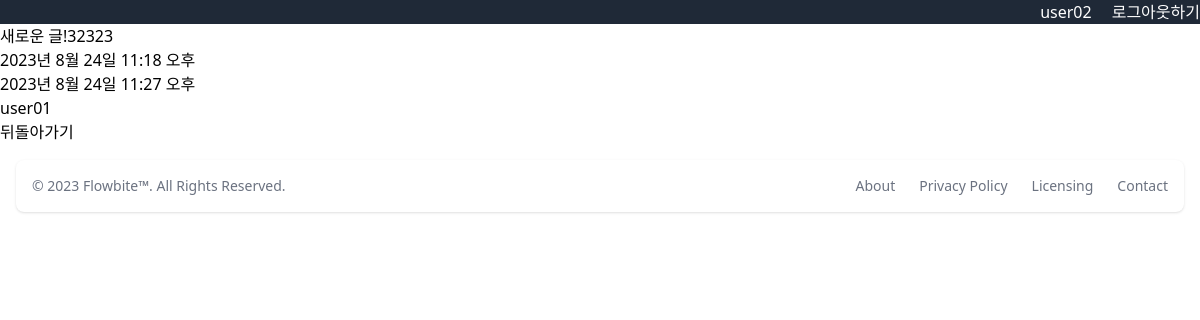
The page /todo/1/ (signed in) on the database its author committed.
### user/models.py (models this page shows)
class User(AbstractUser):
    profile = models.TextField(null=True, blank=True)
    like_todos = models.ManyToManyField("todo.Todo", related_name="like_users")
    follow = models.ManyToManyField("self", symmetrical=False, related_name="followers")

### todo/models.py (models this page shows, shortened)
class Todo(models.Model):
    user = models.ForeignKey("user.User", on_delete=models.CASCADE)
    content = models.TextField()
    created_at = models.DateTimeField(auto_now_add=True)
    updated_at = models.DateTimeField(auto_now=True)
    is_done = models.BooleanField(default=False)
    image = models.ImageField(blank=True, null=True)

### todo/views.py (the view)
# urls.py: path("<int:todo_id>/", views.read),
def read(request, todo_id):
    todo = Todo.objects.get(id=todo_id)
    context = {
        "todo": todo,
    }
    return render(request, "todo/detail.html", context)

### todo/templates/todo/detail.html (shortened to what this page needs)
{% extends 'base.html' %} {% block content %}
<div>
  <h1>{{ todo.content }}</h1>
  <p>{{ todo.created_at }}</p>
  <p>{{ todo.updated_at }}</p>
  <p>{{ todo.user.username }}</p>
  <a href="/todo/">
    <button>뒤돌아가기</button>
  </a>
</div>
{% endblock %}

### firstproject/templates/base.html (shortened to what this page needs)
<!DOCTYPE html>
<html lang="en">
  <head>
    <script src="https://cdn.tailwindcss.com"></script>
  </head>
  <body>
    <nav class="bg-gray-800 text-white flex justify-end space-x-5">
      {% if request.user.is_authenticated %}
      <div>{{ request.user.username }}</div>
      <form action="/user/logout/" method="post">
        <button>로그아웃하기</button>
      </form>
      {% else %}
      <div>
        <a href="/user/login/">로그인</a>
        <a href="/user/signup/">회원가입</a>
      </div>
      {% endif %}
    </nav>
    {% block content %} {% endblock %}
    <footer class="bg-white rounded-lg shadow m-4 dark:bg-gray-800">
      <div
        class="w-full mx-auto max-w-screen-xl p-4 md:flex md:items-center md:justify-between"
      >
        <span class="text-sm text-gray-500 sm:text-center dark:text-gray-400"
          >© 2023
          <a href="https://flowbite.com/" class="hover:underline">Flowbite™</a>.
          All Rights Reserved.
        </span>
        <ul
          class="flex flex-wrap items-center mt-3 text-sm font-medium text-gray-500 dark:text-gray-400 sm:mt-0"
        >
          <li>
            <a href="#" class="mr-4 hover:underline md:mr-6">About</a>
          </li>
          <li>
            <a href="#" class="mr-4 hover:underline md:mr-6">Privacy Policy</a>
          </li>
          <li>
            <a href="#" class="mr-4 hover:underline md:mr-6">Licensing</a>
          </li>
          <li>
            <a href="#" class="hover:underline">Contact</a>
          </li>
        </ul>
      </div>
    </footer>
  </body>
</html>

### rows shown on the page
User: user.username "user02"
Todo: content "새로운 글!32323", created_at "2023년 8월 24일 11:18 오후", updated_at "2023년 8월 24일 11:27 오후", user.username "user01"
